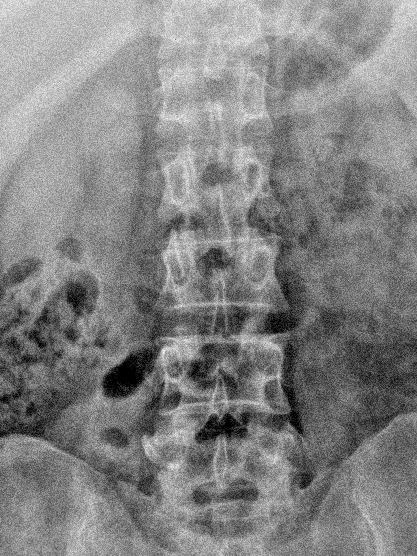
%> input picture NLMF/a.jpg, 417 x 556 px
$ octave --eval "result = glrlm(imread('NLMF/a.jpg'));"   (GNU Octave 9; MATLAB toolbox functions it lacks are replaced by stand-ins)
%> lines starting %> are read from the running program, lines starting %| are printed output that depends on the picture; in (x1, y1, x2, y2) boxes, pixels count from 0 and x2, y2 are one past the last pixel; in counts of white or black regions, pixels touching at a corner belong together; the program's own positions count from 1
function Final_Out  = glrlm(img)
% [SRE,LRE,GLN,RP,RLN,LGRE,HGRE]= glrlm(img,16,mask)

% gray level run length matrix computation
%
% input:
% - img, an input grayscale image (RGB images are converted to grayscale)
% - quantize, quantization levels. Normally set to 16. Should be larger than 1.
% - mask, a binary mask to use with values of 1 at the ROI's. If whole image
%         is needed then mask = ones(size(img(:,:,1)));
%
% output: texture features
%
%    1. SHORT RUN EMPHASIS (SRE)
%    2. LONG RUN EMPHASIS(LRE)
%    3. GRAY LEVEL NON-UNIFORMITY (GLN)
%    4. RUN PERCENTAGE (RP)
%    5. RUN LENGTH NON-UNIFORMITY (RLN)
%    6. LOW GRAY LEVEL RUN EMPHASIS (LGRE)
%    7. HIGH GRAY LEVEL RUN EMPHASIS (HGRE)
%
% example:
% I = imread('cameraman.tif');
% imshow(I)
% mask = ones(size(I(:,:,1)));
% quantize = 16;
% [SRE,LRE,GLN,RP,RLN,LGRE,HGRE]  = glrlm(I,quantize,mask)

mask = ones(size(img(:,:,1)));
quantize = 16;
% if color => make gray scale
if size(img,3)>1
   img = im2gray(img);
end

img = im2double(img); % to double

% crop the image to the mask bounds for faster processing
stats = regionprops(mask,'BoundingBox');
bx = int16(floor(stats.BoundingBox)) + int16(floor(stats.BoundingBox)==0);
img = img(bx(2):bx(2)+bx(4)-1,bx(1):bx(1)+bx(3)-1);
mask = mask(bx(2):bx(2)+bx(4)-1,bx(1):bx(1)+bx(3)-1);

% adjust range
mini = min(img(:));   % find minimum
img = img-mini;       % let the range start at 0
maxi = max(img(:));   % find maximum

% quantize the image to discrete integer values in the range 1:quantize
levels = maxi/quantize:maxi/quantize:maxi-maxi/quantize;
img = imquantize(img,levels);

% apply the mask
img(~mask) = 0;

% initialize glrlm: p(i,j)
% -  with i the amount of bin values (quantization levels)
% -  with j the maximum run length (because yet unknown, assume maximum length
%    of image)
% -  four different orientations are used (0, 45, 90 and 135 degrees)
p0 = zeros(quantize,max(size(img)));
p45 = zeros(quantize,max(size(img)));
p90 = zeros(quantize,max(size(img)));
p135 = zeros(quantize,max(size(img)));

% initialize maximum value for j
maximgS = max(size(img));

% add zeros to the borders
img = padarray(img,[1 1]);

% initialize rotation
img45 = imrotate(img,45);

% find the run length for each quantization level
for i = 1:quantize
    % find the pixels corresponding to the quantization level
    BW = int8(img == i);
    BWr = int8(img45 == i);

    % find the start and end points of the run length
    G0e = (BW(2:end-1,2:end-1) - BW(2:end-1,3:end)) == 1;
    G0s = (BW(2:end-1,2:end-1) - BW(2:end-1,1:end-2)) == 1;
    G45e = (BWr(2:end-1,2:end-1) - BWr(2:end-1,3:end)) == 1;
    G45s = (BWr(2:end-1,2:end-1) - BWr(2:end-1,1:end-2)) == 1;
    G90e = (BW(2:end-1,2:end-1) - BW(3:end,2:end-1)) == 1;
    G90s = (BW(2:end-1,2:end-1) - BW(1:end-2,2:end-1)) == 1;
    G135e = (BWr(2:end-1,2:end-1) - BWr(3:end,2:end-1)) == 1;
    G135s = (BWr(2:end-1,2:end-1) - BWr(1:end-2,2:end-1)) == 1;

    % find the indexes
    G0s = G0s'; G0s = find(G0s(:));
    G0e = G0e'; G0e = find(G0e(:));
    G45s = G45s'; G45s = find(G45s(:));
    G45e = G45e'; G45e = find(G45e(:));
    G90s = find(G90s(:));
    G90e = find(G90e(:));
    G135s = find(G135s(:));
    G135e = find(G135e(:));

    % find the lengths
    lengths0 = G0e - G0s + 1;
    lengths45 = G45e - G45s + 1;
    lengths90 = G90e - G90s + 1;
    lengths135 = G135e - G135s + 1;

    % fill the matrix
    p0(i,:) = hist(lengths0,1:maximgS);
    p45(i,:) = hist(lengths45,1:maximgS);
    p90(i,:) = hist(lengths90,1:maximgS);
    p135(i,:) = hist(lengths135,1:maximgS);
end

% add all orientations
p = p0 + p45 + p90 + p135;

% calculate the features
Out0 = ComputePar(p0,maximgS,quantize,mask);
Out45 = ComputePar(p45,maximgS,quantize,mask);
Out90 = ComputePar(p90,maximgS,quantize,mask);
Out135 = ComputePar(p135,maximgS,quantize,mask);
Out = ComputePar(p,maximgS,quantize,mask);
Final_Out = [Out0; Out45; Out90; Out135; Out];
end

function out = ComputePar(p,maximgS,quantize,mask)

totSum = sum(p(:));
SRE = sum(sum(p,1) ./ ((1:maximgS).^2)) / totSum;
LRE = sum(sum(p,1) .* ((1:maximgS).^2)) / totSum;
RLN = sum(sum(p,1) .^2) / totSum;
RP = totSum / sum(mask(:));
GLN = sum(sum(p,2) .^2) / totSum;
LGRE = sum(sum(p,2) .* ((1:quantize)'.^2)) / totSum;
HGRE = sum(sum(p,2) .^2) / totSum;

out = [SRE,LRE,GLN,RP,RLN,LGRE,HGRE]';

end


%> in glrlm, `mask = ones(size(img(:,:,1)));`: mask: size 556x417 double; every value is 1
%> in glrlm, `stats = regionprops(mask,'BoundingBox');`: stats = 1 region; box (x1, y1, x2, y2): (0, 0, 417, 556)
%> in glrlm, `bx = int16(floor(stats.BoundingBox)) + int16(floor(stats.BoundingBox)=..`: bx = [1 1 417 556]
%> in glrlm, `mini = min(img(:));`: mini = 0
%> in glrlm, `maxi = max(img(:));`: maxi = 0.992
%> in glrlm, `levels = maxi/quantize:maxi/quantize:maxi-maxi/quantize;`: levels = [0.062 0.124 0.186 0.248 0.31 0.372 0.434 0.496 0.558 0.62 0.682 0.744 0.806 0.868 0.93]
%> in glrlm, `img = padarray(img,[1 1]);`:
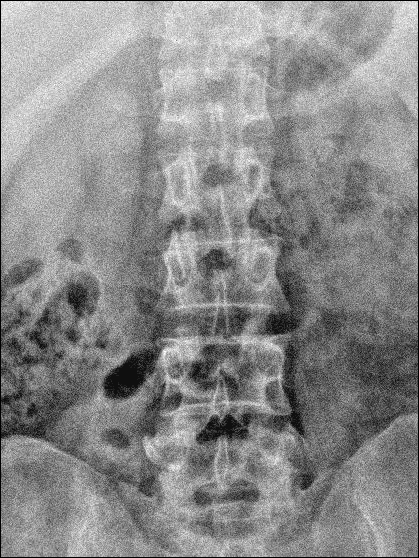
%> img: size 558x419 double; min 0, max 16, mean 8.69; drawn with min black and max white
%> in glrlm, `img45 = imrotate(img,45);`:
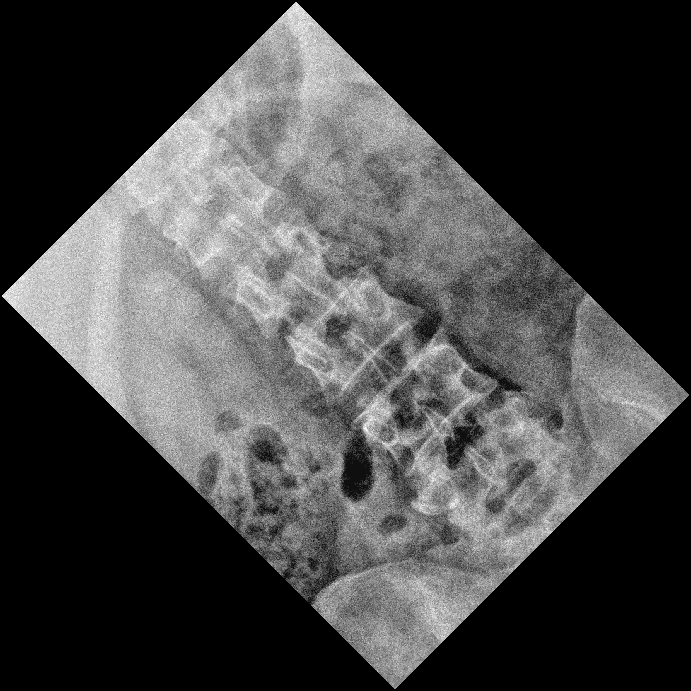
%> img45: size 691x691 double; min 0, max 16, mean 4.26; drawn with min black and max white
%> the loop in glrlm, `for i = 1:quantize` made 16 passes
%> pass 1, in glrlm, `BW = int8(img == i);`:
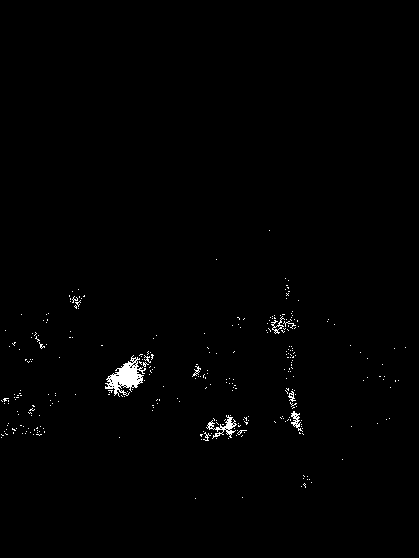
%> BW: size 558x419 int8; values 0 (black) and 1 (white), 0.79% white; 307 white regions (298 under 20 px), largest, box (x1, y1, x2, y2) and area: (105, 355, 146, 397) 728, (206, 415, 237, 439) 224, (291, 411, 303, 432) 97
%> pass 1, in glrlm, `BWr = int8(img45 == i);`:
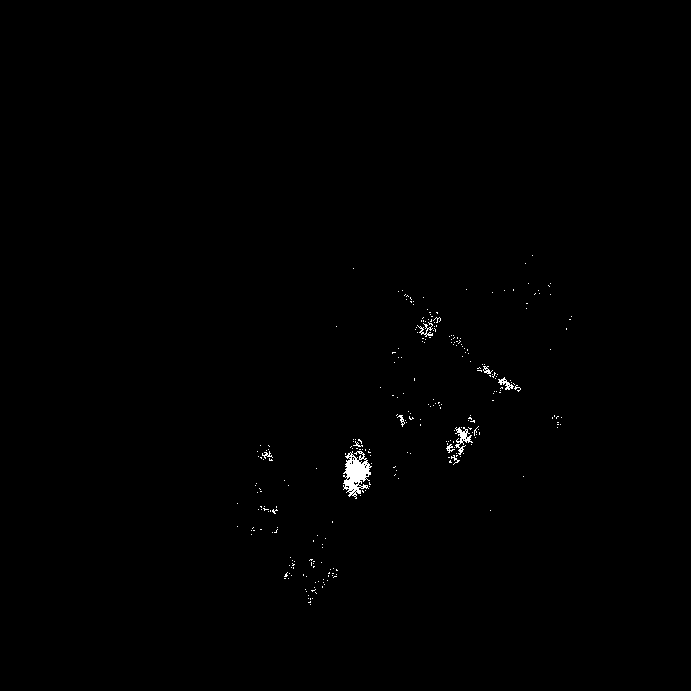
%> BWr: size 691x691 int8; values 0 (black) and 1 (white), 0.38% white; 286 white regions (276 under 20 px), largest, box (x1, y1, x2, y2) and area: (343, 451, 372, 499) 750, (455, 427, 473, 455) 189, (417, 322, 433, 337) 80
%> pass 1, in glrlm, `G0e = (BW(2:end-1,2:end-1) - BW(2:end-1,3:end)) == 1;`:
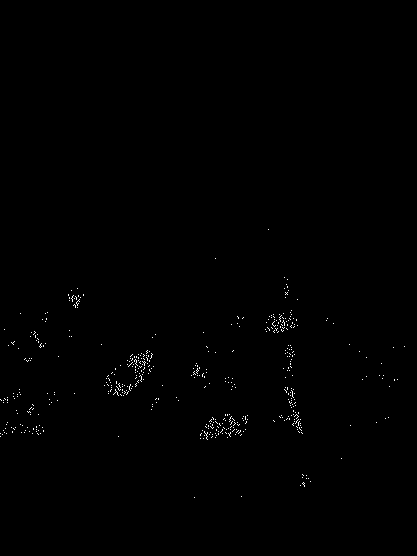
%> G0e: size 556x417 logical; 0.37% white in thin lines or dots, all inside (x1, y1, x2, y2) = (0, 229, 405, 498)
%> pass 1, in glrlm, `G0s = (BW(2:end-1,2:end-1) - BW(2:end-1,1:end-2)) == 1;`:
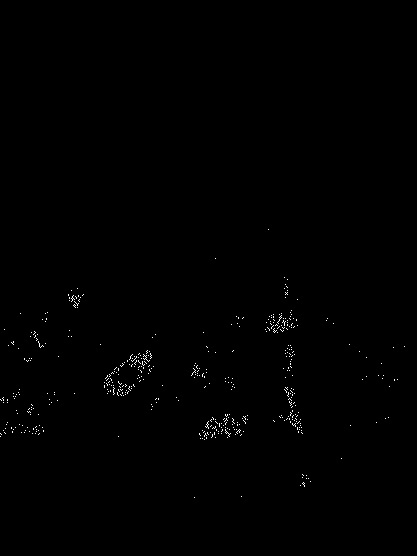
%> G0s: size 556x417 logical; 0.37% white in thin lines or dots, all inside (x1, y1, x2, y2) = (0, 229, 405, 498)
%> in ComputePar, `totSum = sum(p(:));`: totSum = 174068
%> in ComputePar, `SRE = sum(sum(p,1) ./ ((1:maximgS).^2)) / totSum;`: SRE = 0.812
%> in ComputePar, `LRE = sum(sum(p,1) .* ((1:maximgS).^2)) / totSum;`: LRE = 2.32
%> in ComputePar, `RLN = sum(sum(p,1) .^2) / totSum;`: RLN = 106873.3
%> in ComputePar, `RP = totSum / sum(mask(:));`: RP = 0.751
%> in ComputePar, `GLN = sum(sum(p,2) .^2) / totSum;`: GLN = 17870.9
%> in ComputePar, `LGRE = sum(sum(p,2) .* ((1:quantize)'.^2)) / totSum;`: LGRE = 83.52
%> in ComputePar, `HGRE = sum(sum(p,2) .^2) / totSum;`: HGRE = 17870.9
%> in ComputePar, `out = [SRE,LRE,GLN,RP,RLN,LGRE,HGRE]';`: out = [0.812; 2.32; 17870.9; 0.751; 106873.3; 83.52; 17870.9]
%> in glrlm, `Out0 = ComputePar(p0,maximgS,quantize,mask);`: Out0 has the same summary as out in ComputePar
%> in glrlm, `Out45 = ComputePar(p45,maximgS,quantize,mask);`: Out45 = [0.754; 2.83; 16429.2; 0.689; 84452.9; 83.55; 16429.2]
%> in glrlm, `Out90 = ComputePar(p90,maximgS,quantize,mask);`: Out90 = [0.811; 2.32; 17858.5; 0.749; 106293.4; 83.44; 17858.5]
%> in glrlm, `Out135 = ComputePar(p135,maximgS,quantize,mask);`: Out135 = [0.756; 2.84; 16429.8; 0.689; 84965.5; 83.6; 16429.8]
%> in glrlm, `Out = ComputePar(p,maximgS,quantize,mask);`: Out = [0.784; 2.57; 68587.9; 2.88; 381481.5; 83.53; 68587.9]
%> in glrlm, `Final_Out = [Out0; Out45; Out90; Out135; Out];`: Final_Out = 35 values, max 381481.5 at index 33, min 0.689 at index 11, mean 29681.7
%> `result = glrlm(imread('NLMF/a.jpg'));`: result has the same summary as Final_Out in glrlm
